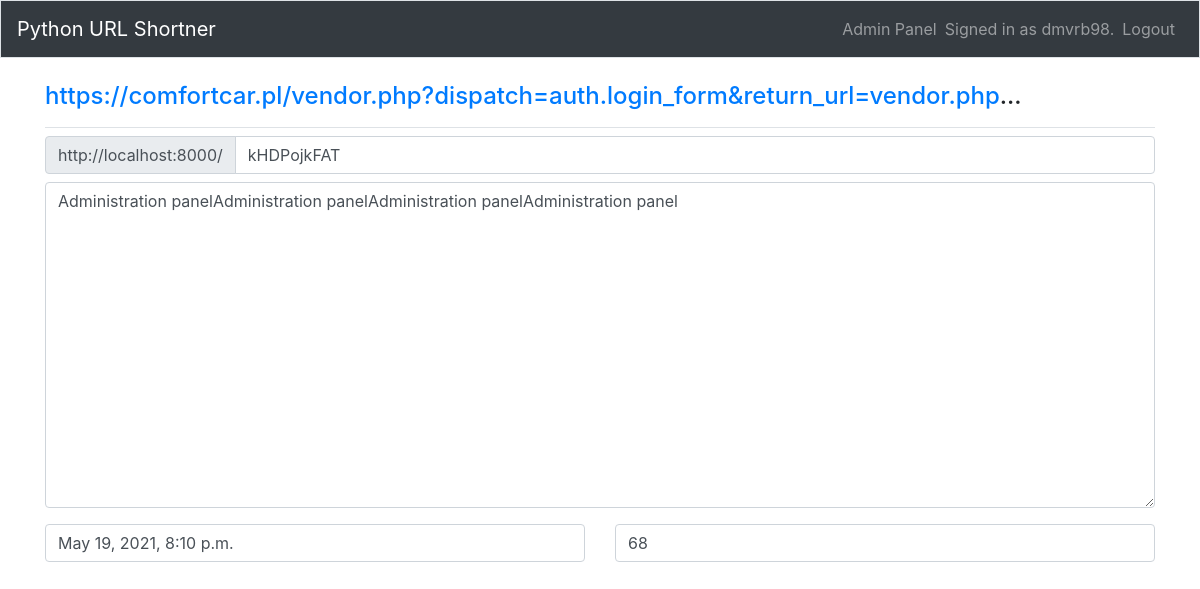
The app's page /manage_url/42/ (signed in) with its own data.
### home_page/models.py (models this page shows)
class UsersUrl(models.Model):
    url = models.CharField(max_length=200)
    short = models.CharField(
        max_length=10, blank=True, unique=True, error_messages={"unique": ""}
    )
    date_added = models.DateTimeField(null=True)
    click_count = models.IntegerField(default=0)
    url_content = models.TextField(max_length=500, blank=True)
    def __str__(self):
        return f"{self.url[:150]}..."

### home_page/views.py (the view)
# urls.py: path("manage_url/<int:UsersUrl_id>/", views.manage_url, name="manage_url"),
def manage_url(request, UsersUrl_id):
    if request.method != "POST":
        form = ManageForm(request.POST)
        urls = UsersUrl.objects.get(id=UsersUrl_id)
    context = {"form": form, "urls": urls}
    return render(request, "home_page/manage_url.html", context)

### home_page/forms.py
class ManageForm(forms.ModelForm):
    class Meta:
        model = UsersUrl
        fields = ["short", "url_content", "click_count", "date_added"]
        labels = {"short": "", "url_content": "", "click_count": "", "date_added": ""}
        widgets = {}

### home_page/templates/home_page/manage_url.html (shortened to what this page needs)
{% extends "./base.html" %}
{% load bootstrap4 %}
{% block page_header %}
	<h4>{{ urls|urlize }}</h4>
{% endblock page_header %}
{% block content %}
  <div class="input-group mb-2 mr-sm-2">
    <div class="input-group-prepend">
      <div class="input-group-text">http://localhost:8000/</div>
    </div>
    <input type="text" name="short" class="form-control" id="short"value="{{ urls.short }}">
  </div>
  <form>
    <div class="form-group">
    <textarea class="form-control" rows="13">{{ urls.url_content }}</textarea>
  </div>
  <div class="row">
    <div class="col">
      <input type="text" class="form-control" value="{{ urls.date_added }}">
    </div>
    <div class="col">
      <input type="text" class="form-control" value="{{ urls.click_count }}">
    </div>
  </div>
</form>
 {% endblock content %}

### home_page/templates/home_page/base.html (shortened to what this page needs)
{% load bootstrap4 %}
<link rel="stylesheet" href="https://use.fontawesome.com/releases/v5.11.2/css/all.css">
<!doctype html>
<html lang="us">
  <head>
    {% bootstrap_css %}
  </head>
  <body>
    <nav class="navbar navbar-expand-md navbar-dark bg-dark mb-4 border">
      <a class="navbar-brand" href="{% url 'home_page:index' %}">Python URL Shortner</a>
    <div class="collapse navbar-collapse" id="navbarCollapse">
      <ul class="navbar-nav ml-auto">
           <li class="nav-item">
            <a class="nav-link" href="{% url 'admin:index' %}">Admin Panel</a>
          </li>
        {% if user.is_authenticated %}
          <li class="nav-item">
            <span class="navbar-text">Signed in as {{ user.username }}.</span>
          </li>
          <li class="nav-item navbar-dark bg-dark">
            <a class="nav-link" href="{% url 'users:logout' %}">Logout</a>
          </li>
        {% else %}
          <li class="nav-item">
            <a class="nav-link" href="{% url 'users:register' %}">Sign up</a>
          </li>
          <li class="nav-item">
            <a class="nav-link" href="{% url 'users:login' %}">Login</a></li>
        {% endif %}
      </ul>
    </div>
  </nav>
  <main role="main" class="container">
    <div class="pb-2 mb-2 border-bottom">
         {% block page_header %}{% endblock page_header %}
    </div>
    <div>
      {% block content %}{% endblock content %}
    </div>
  </main>
</body>
</html>

### records on screen
UsersUrl: url "https://comfortcar.pl/vendor.php?dispatch=auth.login_form&return_url=vendor.php ...", url_content "Administration panelAdministration panelAdministration panelAdministration panel", date_added "May 19, 2021, 8:10 p.m.", click_count "68"

### other values on screen
{{ user.username }} "dmvrb98"
